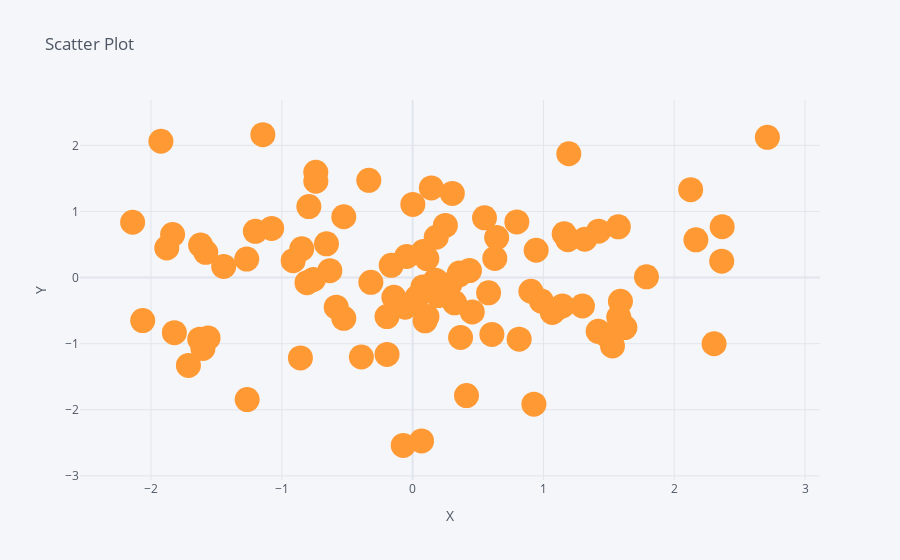

The notebook cell saved with this chart:
### Code cell
df.iplot(x = 'A', y = 'B', mode = 'markers', size = 25, title='Scatter Plot', xTitle='X', yTitle='Y')
